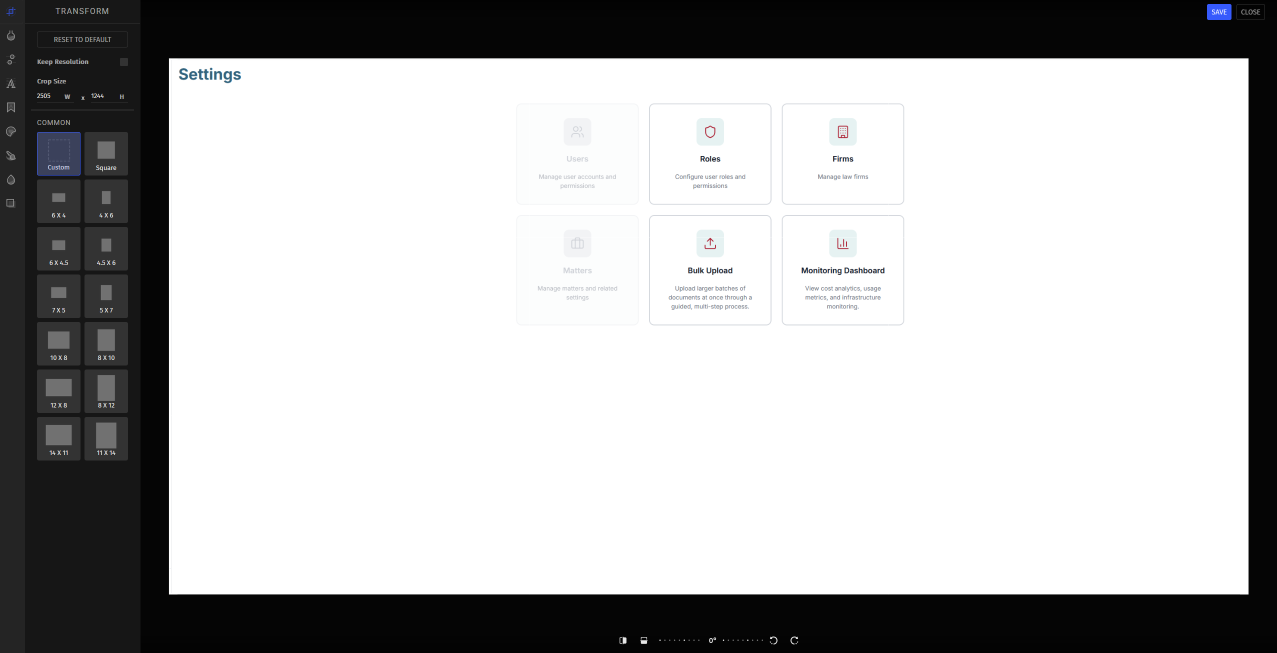
#> input picture reference_images/firstsidebar.png, 2553 x 1305 px (shown at 1/2 size); its folder holds only this picture in this run
$ python -i thumbnails.py   (imports and definitions only)
#> lines starting #> are read from the running program, lines starting #| are printed output that depends on the picture
### backend/app/tools/filter_presets.py
"""Filter presets for the Filters panel.

A preset is one tile in the sidebar grid; presets with several variants show a
pop-out menu. The identifier the frontend round-trips is ``preset`` for the
default variant and ``preset/variant`` for any other.
"""

from __future__ import annotations

from dataclasses import dataclass, field

Rgb = tuple[float, float, float]


@dataclass(frozen=True)
class DuotoneRamp:
    """Maps luminance onto a shadow-to-highlight colour ramp."""

    shadow: Rgb
    highlight: Rgb
    mix: float = 1.0


@dataclass(frozen=True)
class Grade:
    """A colour treatment layered on top of the user's own adjustments."""

    #: Adjustment slider offsets, added to whatever the user has dialled in.
    adjustments: dict[str, float] = field(default_factory=dict)
    #: Per-channel gains applied after the tonal curve, 1.0 is neutral.
    gain: Rgb = (1.0, 1.0, 1.0)
    #: Per-channel offsets in 0..1 units, applied after the gains.
    offset: Rgb = (0.0, 0.0, 0.0)
    #: Mixes the result toward pure luminance.
    mono: float = 0.0
    duotone: DuotoneRamp | None = None
    #: Lifts the black point for a washed, faded look.
    fade: float = 0.0


@dataclass(frozen=True)
class FilterVariant:
    id: str
    name: str
    grade: Grade


@dataclass(frozen=True)
class FilterPreset:
    id: str
    name: str
    variants: tuple[FilterVariant, ...]
    #: Whether the tile spans the full width of the two-column grid.
    spans_full_width: bool = False


def _duotone(shadow: Rgb, highlight: Rgb) -> Grade:
    return Grade(duotone=DuotoneRamp(shadow, highlight), adjustments={"contrast": 10})


FILTER_PRESETS: tuple[FilterPreset, ...] = (
    FilterPreset(
        id="duotone",
        name="DuoTone",
        spans_full_width=True,
        variants=(
            FilterVariant("desert", "Desert", _duotone((76, 28, 13), (255, 209, 131))),
            FilterVariant("peach", "Peach", _duotone((68, 26, 42), (255, 190, 196))),
            FilterVariant("clash", "Clash", _duotone((36, 15, 59), (255, 68, 47))),
            FilterVariant("plum", "Plum", _duotone((25, 21, 73), (162, 138, 255))),
            FilterVariant("breezy", "Breezy", _duotone((9, 52, 64), (160, 237, 239))),
            FilterVariant("deep-blue", "Deep Blue", _duotone((7, 22, 74), (116, 164, 255))),
            FilterVariant("frog", "Frog", _duotone((30, 58, 24), (126, 235, 109))),
            FilterVariant("sunset", "Sunset", _duotone((94, 21, 53), (255, 154, 88))),
        ),
    ),
    FilterPreset(
        id="bw",
        name="B & W",
        spans_full_width=True,
        variants=(
            FilterVariant("neutral", "Neutral", Grade(mono=1, adjustments={"contrast": 8})),
            FilterVariant(
                "contrast",
                "High Contrast",
                Grade(mono=1, adjustments={"contrast": 42, "blacks": 20, "whites": 16}),
            ),
            FilterVariant(
                "soft",
                "Soft",
                Grade(mono=1, adjustments={"contrast": -16, "brightness": 8}, fade=0.08),
            ),
            FilterVariant(
                "film",
                "Film",
                Grade(mono=1, adjustments={"contrast": 22, "shadows": 12}, fade=0.05),
            ),
        ),
    ),
    FilterPreset(
        id="vintage",
        name="Vintage",
        spans_full_width=True,
        variants=(
            FilterVariant(
                "1920s",
                "1920s",
                Grade(
                    adjustments={"saturation": -42, "contrast": 18, "blacks": 10, "clarity": 8},
                    gain=(1.1, 1.02, 0.86),
                    fade=0.08,
                ),
            ),
            FilterVariant(
                "1930s",
                "1930s",
                Grade(
                    adjustments={"saturation": -36, "contrast": 6, "shadows": 10},
                    gain=(1.08, 1.0, 0.88),
                    fade=0.12,
                ),
            ),
            FilterVariant(
                "1940s",
                "1940s",
                Grade(
                    adjustments={"temperature": 12, "saturation": -24, "contrast": 20, "clarity": 10},
                    gain=(1.08, 1.01, 0.9),
                    fade=0.06,
                ),
            ),
            FilterVariant(
                "1950s",
                "1950s",
                Grade(
                    adjustments={"temperature": 16, "saturation": 6, "contrast": 18, "highlights": 12},
                    gain=(1.09, 1.02, 0.92),
                    fade=0.04,
                ),
            ),
            FilterVariant(
                "1960s",
                "1960s",
                Grade(
                    adjustments={"temperature": 10, "saturation": 22, "contrast": 10, "gamma": 8},
                    gain=(1.04, 1.03, 0.95),
                    fade=0.04,
                ),
            ),
            FilterVariant(
                "1970s",
                "1970s",
                Grade(
                    adjustments={"temperature": 24, "saturation": -10, "contrast": -8},
                    gain=(1.1, 1.0, 0.89),
                    fade=0.1,
                ),
            ),
            FilterVariant(
                "1980s",
                "1980s",
                Grade(
                    adjustments={"temperature": 4, "saturation": 30, "contrast": 26, "clarity": 12},
                    gain=(1.03, 1.0, 1.03),
                    fade=0.02,
                ),
            ),
            FilterVariant(
                "1990s",
                "1990s",
                Grade(
                    adjustments={"saturation": -8, "contrast": 14, "shadows": 18, "clarity": -8},
                    gain=(1.02, 1.01, 0.98),
                    fade=0.06,
                ),
            ),
        ),
    ),
    FilterPreset(
        id="smooth",
        name="Smooth",
        spans_full_width=True,
        variants=(
            FilterVariant(
                "soft",
                "Soft",
                Grade(adjustments={"contrast": -18, "clarity": -24, "brightness": 6}),
            ),
            FilterVariant(
                "silk",
                "Silk",
                Grade(adjustments={"contrast": -10, "clarity": -34, "highlights": 10, "saturation": -6}),
            ),
            FilterVariant(
                "haze",
                "Haze",
                Grade(adjustments={"contrast": -22, "clarity": -16}, fade=0.14),
            ),
        ),
    ),
    FilterPreset(
        id="cold",
        name="Cold",
        spans_full_width=True,
        variants=(
            FilterVariant(
                "ice",
                "Ice",
                Grade(adjustments={"temperature": -30, "contrast": 10}, gain=(0.94, 1.0, 1.1)),
            ),
            FilterVariant(
                "steel",
                "Steel",
                Grade(
                    adjustments={"temperature": -22, "saturation": -18, "contrast": 14},
                    gain=(0.96, 1.0, 1.06),
                ),
            ),
            FilterVariant(
                "arctic",
                "Arctic",
                Grade(
                    adjustments={"temperature": -38, "brightness": 8, "whites": 14},
                    gain=(0.92, 1.01, 1.14),
                ),
            ),
        ),
    ),
    FilterPreset(
        id="warm",
        name="Warm",
        spans_full_width=True,
        variants=(
            FilterVariant(
                "amber",
                "Amber",
                Grade(adjustments={"temperature": 28, "saturation": 8}, gain=(1.1, 1.0, 0.9)),
            ),
            FilterVariant(
                "honey",
                "Honey",
                Grade(
                    adjustments={"temperature": 20, "brightness": 8, "highlights": 12},
                    gain=(1.08, 1.02, 0.92),
                ),
            ),
            FilterVariant(
                "dusk",
                "Dusk",
                Grade(
                    adjustments={"temperature": 18, "contrast": 16, "shadows": -10},
                    gain=(1.06, 0.98, 0.96),
                ),
            ),
        ),
    ),
    FilterPreset(
        id="legacy",
        name="Legacy",
        spans_full_width=True,
        variants=(
            FilterVariant(
                "sepia",
                "Sepia",
                Grade(
                    mono=1,
                    gain=(1.16, 1.0, 0.78),
                    offset=(0.05, 0.02, -0.02),
                    adjustments={"contrast": 10},
                ),
            ),
            FilterVariant(
                "antique",
                "Antique",
                Grade(mono=0.7, gain=(1.12, 1.02, 0.84), adjustments={"contrast": 6}, fade=0.12),
            ),
            FilterVariant(
                "noir",
                "Noir",
                Grade(mono=1, adjustments={"contrast": 46, "blacks": 26, "clarity": 14}),
            ),
        ),
    ),
)
#> further down, picture is the input picture: PIL image 2553x1305 RGBA; mean R, G, B, A 181.6, 181.7, 181.9, 255

_PRESETS_BY_ID = {preset.id: preset for preset in FILTER_PRESETS}


@dataclass(frozen=True)
class ResolvedFilter:
    preset: FilterPreset
    variant: FilterVariant


# [10 lines left out: function resolve_filter, not called in this run]


def filter_id(preset: FilterPreset, variant: FilterVariant) -> str:
    """The canonical identifier for a preset/variant pair."""
    return preset.id if variant.id == preset.variants[0].id else f"{preset.id}/{variant.id}"


# [8 lines left out: function filter_label, not called in this run]


def all_filter_ids() -> list[str]:
    """Every selectable identifier, used to build the preview thumbnail grid."""
    return [filter_id(preset, variant) for preset in FILTER_PRESETS for variant in preset.variants]

### backend/app/tools/thumbnails.py
"""Preview tiles for the Filters and Focus grids.

Both panels show the user's own image treated every possible way, so the tiles
are generated from one small square crop rather than the full frame.
"""

from __future__ import annotations

from PIL import Image

from .color_pipeline import apply_pipeline, build_pipeline
from .edit_document import Adjustments
from .filter_presets import all_filter_ids
from .focus_effects import FOCUS_TYPES, apply_focus, default_focus
from .layer_painter import render_design_layout
from .text_designs import TEXT_DESIGN_TEMPLATES, build_text_design

#: Tile edge in pixels. Matches the two-column sidebar grid at 2x density.
THUMBNAIL_SIZE = 160

#: Width the design templates lay out at before being scaled into a tile.
_DESIGN_LAYOUT_WIDTH = 200

# [1 line that did not run here, left out]


def square_crop(image: Image.Image, size: int = THUMBNAIL_SIZE) -> Image.Image:
    """Centre-crop to a square and downscale, ready for tiling."""
#> called with size = 160
    edge = min(image.width, image.height)
#> edge = 1305
    left = (image.width - edge) // 2
#> left = 624
    top = (image.height - edge) // 2
#> top = 0
    return image.crop((left, top, left + edge, top + edge)).resize(
        (size, size), Image.Resampling.LANCZOS
    )
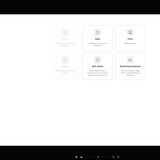
#> returned value: PIL image 160x160 RGBA; mean R, G, B, A 209.1, 209.2, 209.3, 255


def filter_thumbnails(image: Image.Image, size: int = THUMBNAIL_SIZE) -> dict[str, Image.Image]:
    """One tile per selectable filter identifier, at full preset strength."""
    base = square_crop(image, size).convert("RGB")
    tiles: dict[str, Image.Image] = {}
    for identifier in all_filter_ids():
        pipeline = build_pipeline(_NEUTRAL_ADJUSTMENTS, identifier, 100)
        tiles[identifier] = apply_pipeline(base, pipeline)
#> after the loop, tiles = 0 items
    return tiles


def focus_thumbnails(image: Image.Image, size: int = THUMBNAIL_SIZE) -> dict[str, Image.Image]:
    """One tile per focus type, using each type's default geometry."""
    base = square_crop(image, size).convert("RGB")
    tiles: dict[str, Image.Image] = {}
    for entry in FOCUS_TYPES:
        focus_type = entry["id"]
        focus = default_focus(size, size, focus_type)
        # Preview at a stronger setting than the default so the shape reads.
        tiles[focus_type] = apply_focus(base, focus.model_copy(update={"intensity": 55}))
    return tiles


def text_design_thumbnails(color: str, size: int = THUMBNAIL_SIZE) -> dict[str, Image.Image]:
    """One transparent tile per template, showing its sample text."""
    tiles: dict[str, Image.Image] = {}
    for template in TEXT_DESIGN_TEMPLATES:
        layout = build_text_design(
            template.id, _DESIGN_LAYOUT_WIDTH, list(template.sample), color
        )
        rendered = render_design_layout(layout, _DESIGN_LAYOUT_WIDTH)

        scale = min(size * 0.86 / rendered.width, size * 0.82 / max(1, rendered.height))
        scaled = rendered.resize(
            (max(1, round(rendered.width * scale)), max(1, round(rendered.height * scale))),
            Image.Resampling.LANCZOS,
        )
        tile = Image.new("RGBA", (size, size), (0, 0, 0, 0))
        tile.alpha_composite(scaled, ((size - scaled.width) // 2, (size - scaled.height) // 2))
        tiles[template.id] = tile
    return tiles

>>> from PIL import Image
>>> picture = Image.open('../../../reference_images/firstsidebar.png')
#> (the run stopped early here; a loop or call above may not have finished)
